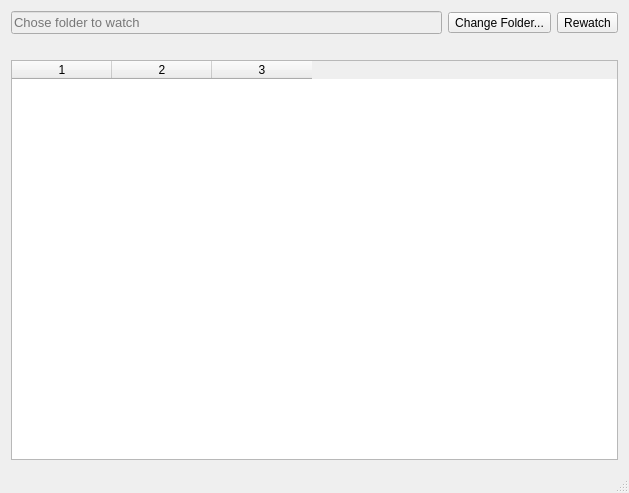
<?xml version="1.0" encoding="UTF-8"?>
<ui version="4.0">
 <class>MainWindow</class>
 <widget class="QMainWindow" name="MainWindow">
  <property name="geometry">
   <rect>
    <x>0</x>
    <y>0</y>
    <width>629</width>
    <height>493</height>
   </rect>
  </property>
  <property name="contextMenuPolicy">
   <enum>Qt::NoContextMenu</enum>
  </property>
  <property name="windowTitle">
   <string>Directory Watcher</string>
  </property>
  <property name="layoutDirection">
   <enum>Qt::LeftToRight</enum>
  </property>
  <property name="documentMode">
   <bool>false</bool>
  </property>
  <widget class="QWidget" name="centralWidget">
   <layout class="QGridLayout" name="gridLayout">
    <item row="0" column="0">
     <widget class="QLineEdit" name="folderNameLabel">
      <property name="enabled">
       <bool>false</bool>
      </property>
      <property name="baseSize">
       <size>
        <width>0</width>
        <height>0</height>
       </size>
      </property>
      <property name="font">
       <font>
        <pointsize>10</pointsize>
       </font>
      </property>
      <property name="autoFillBackground">
       <bool>false</bool>
      </property>
      <property name="text">
       <string/>
      </property>
      <property name="readOnly">
       <bool>true</bool>
      </property>
      <property name="placeholderText">
       <string>Chose folder to watch</string>
      </property>
     </widget>
    </item>
    <item row="2" column="0" colspan="3">
     <widget class="QTableWidget" name="tableWidget">
      <property name="columnCount">
       <number>3</number>
      </property>
      <column/>
      <column/>
      <column/>
     </widget>
    </item>
    <item row="0" column="1">
     <widget class="QToolButton" name="choseFolderButton">
      <property name="text">
       <string>Change Folder...</string>
      </property>
     </widget>
    </item>
    <item row="0" column="2">
     <widget class="QToolButton" name="toolButton">
      <property name="layoutDirection">
       <enum>Qt::LeftToRight</enum>
      </property>
      <property name="text">
       <string>Rewatch</string>
      </property>
     </widget>
    </item>
    <item row="1" column="0">
     <widget class="QLabel" name="labelTotal">
      <property name="text">
       <string/>
      </property>
      <property name="indent">
       <number>2</number>
      </property>
     </widget>
    </item>
   </layout>
  </widget>
  <widget class="QStatusBar" name="statusBar"/>
 </widget>
 <layoutdefault spacing="6" margin="11"/>
 <resources/>
 <connections/>
</ui>
